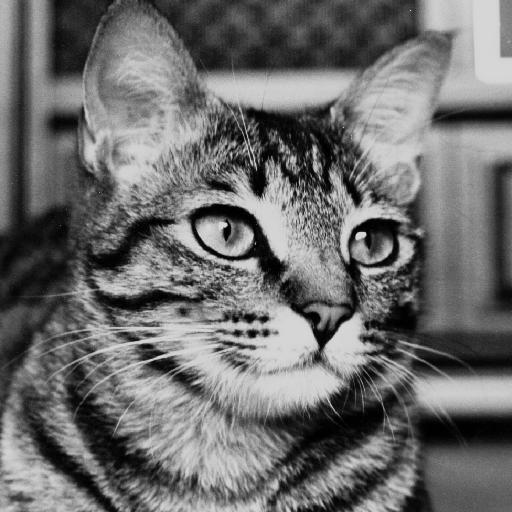
#> input picture cat.bmp, 512 x 512 px
$ python problem1b.py
#> lines starting #> are read from the running program, lines starting #| are printed output that depends on the picture; after the words box and inside, x2 and y2 are one past the last pixel; in counts of white or black regions, pixels touching at a corner belong together
import imageio.v2 as iio
import numpy as np
import matplotlib.pyplot as plt

img = iio.imread("cat.bmp")
#> img is the input picture: shape (512, 512); min 0, max 232, mean 108.9

bit_levels = 8

plt.figure(figsize=(15, 15))

for b in range(bit_levels, 0, -1):
    bitsToRemove = 8 - b
    # Right and Left shift to remove lowerbits
    reducedImage = (img >> bitsToRemove) << bitsToRemove

    plt.subplot(3, 3, 9 - b)
    plt.title(f'{b}-bit Resolution')
    plt.imshow(reducedImage, cmap='gray')
    plt.axis('off')

binary_img = (img > 128) * 255
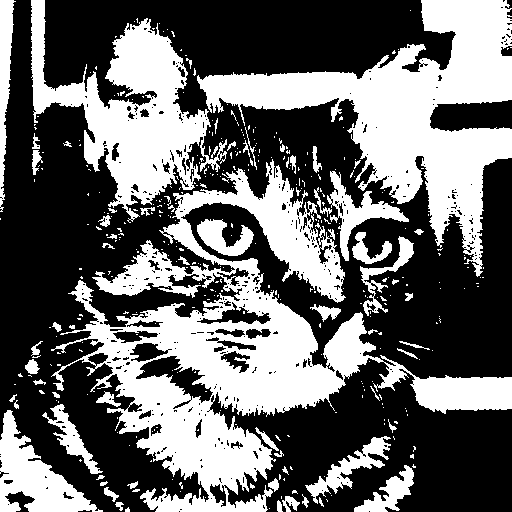
#> binary_img: shape (512, 512) int64; 41% white; 392 white regions (326 under 20 px), largest, box (x1, y1, x2, y2) and area: (51, 159, 512, 512) 44589, (197, 0, 512, 277) 28573, (31, 0, 227, 223) 15910
plt.subplot(3, 3, 9)
plt.title('1-bit (Binary)')
plt.imshow(binary_img, cmap='gray')
plt.axis('off')

plt.show()
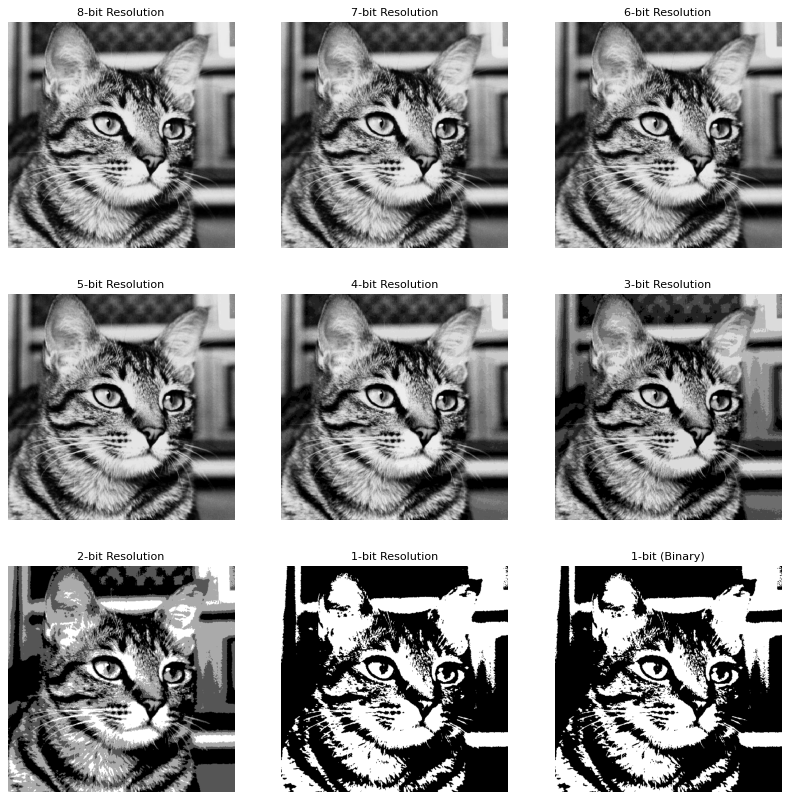
#> figure drawn by matplotlib, 9 panels
